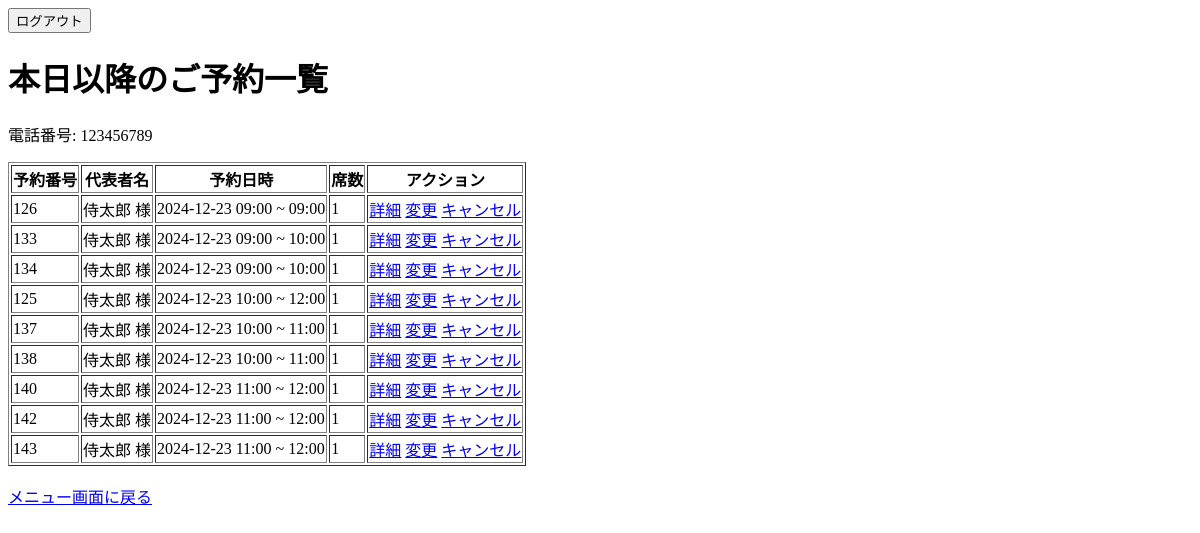
The app's page /reserve/list/?phone_number=123456789 (signed in), older data.
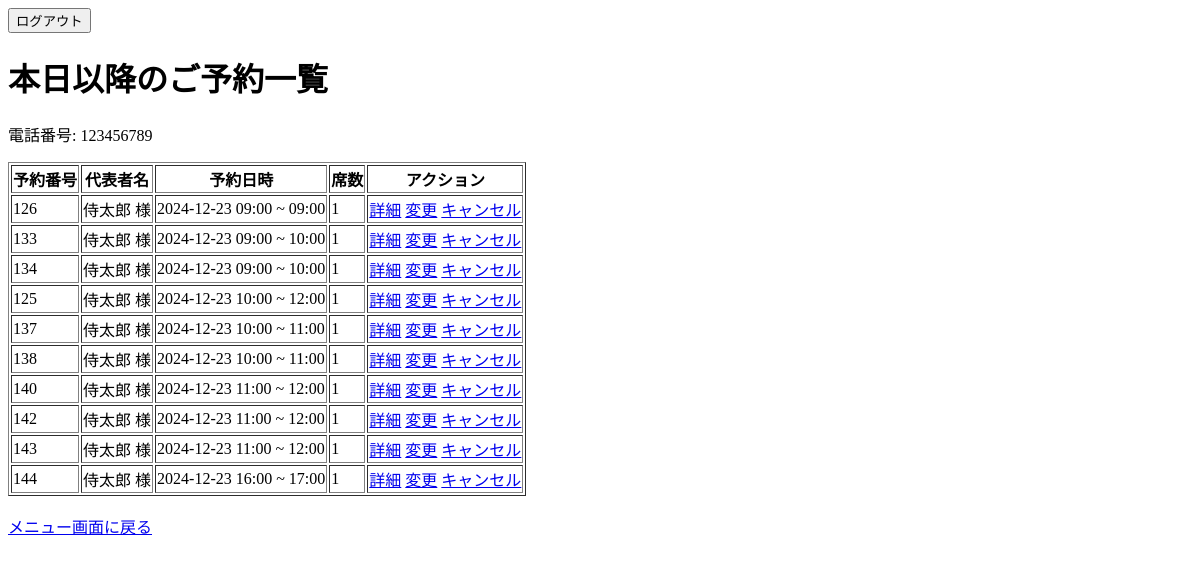
The same page, newer data.
### reservations/models.py (models this page shows, shortened)
class Reservation(models.Model):
    customer_name = models.CharField(max_length=60, verbose_name="代表者名")
    phone_number = models.CharField(max_length=15, verbose_name="お電話番号（ハイフンなし）")
    hour = models.PositiveIntegerField(verbose_name="ご利用時間")
    start = models.DateTimeField(verbose_name="開始時間")
    end = models.DateTimeField(verbose_name="終了時間", null=True, blank=True)
    seat_count = models.PositiveIntegerField(verbose_name="予約席数", default=1)
    remark = models.TextField(max_length=200, verbose_name="備考欄", null=True, blank=True)
    RESERVATION_IS_PREORDER = ((1, '事前注文'), (2, 'お店で注文'))
    is_preorder = models.IntegerField(choices=RESERVATION_IS_PREORDER, verbose_name="事前注文の有無")
    RESERVATION_IS_EATIN = ((1, 'イートイン'), (2, 'テイクアウト'))
    is_eatin = models.IntegerField(choices=RESERVATION_IS_EATIN, verbose_name="イートイン/テイクアウト")
    menu_items = models.ManyToManyField(Items, through='ReservationItem', verbose_name="注文メニュー")

### reservations/views.py (the view)
# urls.py: path('reserve/list/', views.ReservationListView.as_view(), name="reservation_list"),
class ReservationListView(LoginRequiredMixin, ListView):
    model = Reservation
    template_name = 'reservations/reservation_list.html'  # 使用するテンプレート名
    context_object_name = 'reservations'  # テンプレートで使用するオブジェクト名
    def get_queryset(self):
        phone_number = self.request.GET.get('phone_number', '')  # URLクエリパラメータから電話番号を取得
        if phone_number:
            today = now().date()  # 現在の日付を取得
            return Reservation.objects.filter(
                phone_number=phone_number,
                start__date__gte=today  # 今日以降の予約を取得
            ).order_by('start')  # 予約日が近い順に並べる
        return Reservation.objects.none()  # 電話番号が渡されていない場合は空のクエリセットを返す
    def get_context_data(self, **kwargs):
        context = super().get_context_data(**kwargs)
        context['phone_number'] = self.request.GET.get('phone_number', '')  # テンプレートに電話番号を渡す
        return context

### reservations/templates/reservations/reservation_list.html (shortened to what this page needs)
{% extends 'base.html' %}
{% block content %}
<h1>本日以降のご予約一覧</h1>
{% if phone_number %}
    <p>電話番号: {{ phone_number }}</p>
{% endif %}
{% if reservations %}
    <table border="1">
        <thead>
            <tr>
                <th>予約番号</th>
                <th>代表者名</th>
                <th>予約日時</th>
                <th>席数</th>
                <th>アクション</th>
            </tr>
        </thead>
        <tbody>
            {% for reservation in reservations %}
                <tr>
                    <td>{{ reservation.id }}</td>
                    <td>{{ reservation.customer_name }} 様</td>
                    <td>
                        {{ reservation.start|date:"Y-m-d H:i" }} ~
                        {{ reservation.end|date:"H:i" }}
                    </td>
                    <td>{{ reservation.seat_count }}</td>
                    <td>
                        <a href="{% url 'reservation_detail' pk=reservation.pk %}">詳細</a>
                        <a href="{% url 'reservation_edit' pk=reservation.pk %}">変更</a>
                        <a href="{% url 'reservation_delete' pk=reservation.pk %}">キャンセル</a>
                    </td>
                </tr>
            {% endfor %}
        </tbody>
    </table>
{% else %}
    <p>一致する予約は見つかりませんでした。</p>
{% endif %}
<br>
<a href="{% url 'menu_user' %}">メニュー画面に戻る</a>
{% endblock %}

Row changes from the older to the newer data that the page shows:
added Reservation: id "144", customer_name "侍太郎", start "2024-12-23 16:00", end "17:00", seat_count "1"
